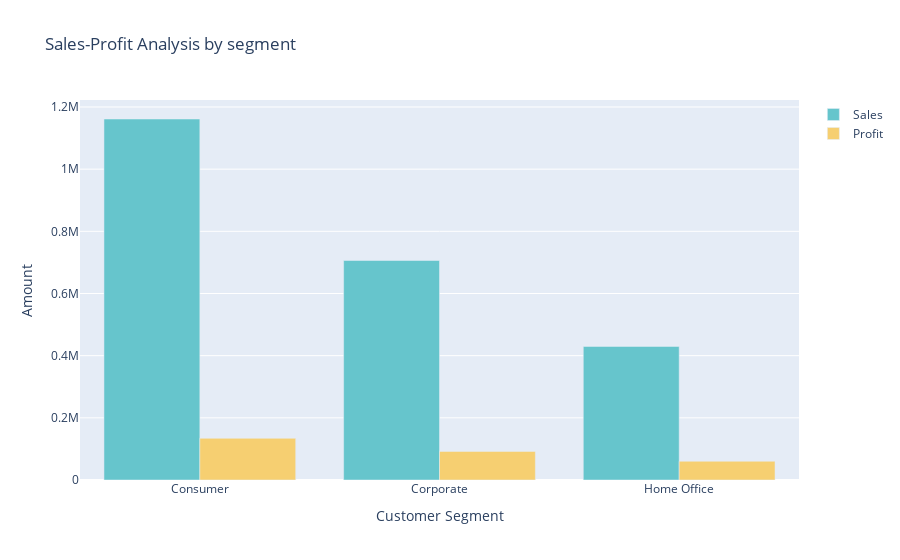

This figure's notebook cell:
### Code cell
color_palette=colors.qualitative.Pastel
fig=go.Figure()
fig.add_trace(go.Bar(x=sales_profit['Segment'],
              y=sales_profit['Sales'],
              name='Sales',marker_color=color_palette[0]))
              
fig.add_trace(go.Bar(x=sales_profit['Segment'],
              y=sales_profit['Profit'],
              name='Profit',marker_color=color_palette[1]))

fig.update_layout(title='Sales-Profit Analysis by segment',xaxis_title='Customer Segment',yaxis_title='Amount')

fig.show()

### Figure 1 — Plotly figure (JSON) as saved in the notebook; plotly's stock layout.template omitted (floating-point values rounded to 4 significant figures)
{"data": [{"marker": {"color": "rgb(102, 197, 204)"}, "name": "Sales", "type": "bar", "x": ["Consumer", "Corporate", "Home Office"], "y": [1161000.0, 706100.0, 429700.0]}, {"marker": {"color": "rgb(246, 207, 113)"}, "name": "Profit", "type": "bar", "x": ["Consumer", "Corporate", "Home Office"], "y": [134100.0, 91980.0, 60300.0]}], "layout": {"autosize": true, "title": {"text": "Sales-Profit Analysis by segment"}, "xaxis": {"autorange": true, "range": [-0.5, 2.5], "title": {"text": "Customer Segment"}, "type": "category"}, "yaxis": {"autorange": true, "range": [0, 1223000.0], "title": {"text": "Amount"}, "type": "linear"}}}
